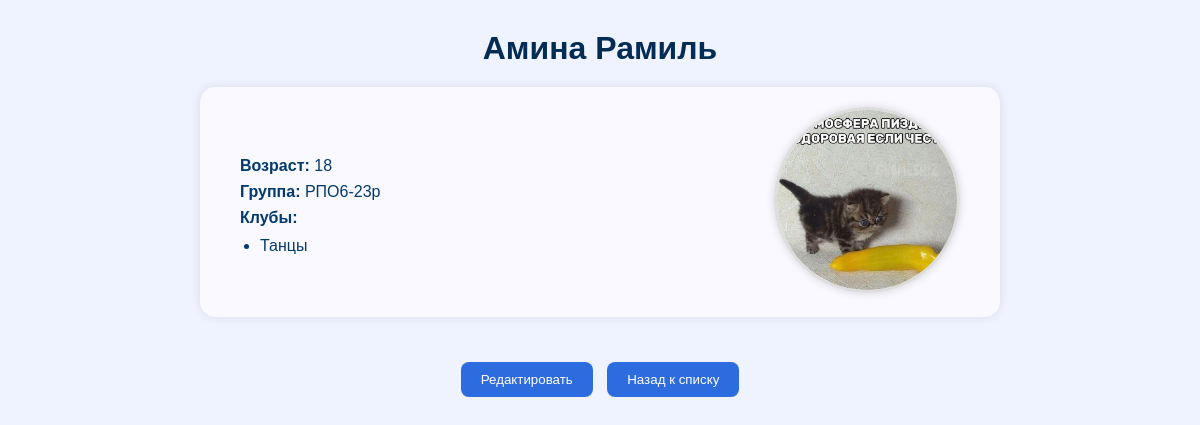
The page /student/2/ (signed in) on the database its author committed.
### students/models.py (models this page shows, shortened)
class Student(models.Model):
    first_name = models.CharField(max_length=100)
    last_name = models.CharField(max_length=100)
    age = models.IntegerField()
    group = models.ForeignKey(Group, on_delete=models.CASCADE, null=True, blank=True)
    clubs = models.ManyToManyField(Club, blank=True)
    photo = models.ImageField(upload_to='students_photos/', blank=True, null=True)

class Group(models.Model):
    name = models.CharField(max_length=100)
    curator = models.CharField(max_length=100)

class Club(models.Model):
    name = models.CharField(max_length=100)

### students/views.py (the view)
# urls.py: path("student/<int:pk>/", views.student_detail, name="student_detail"),
@login_required
def student_detail(request, pk):
    student = get_object_or_404(Student, pk=pk)
    return render(request, "students/detail.html", {"student": student})

### students/templates/students/detail.html (shortened to what this page needs)
{% load static %}
<!DOCTYPE html>
<html lang="ru">
<head>
    <link rel="stylesheet" href="{% static 'students/css/style.css' %}">
</head>
<body>
    <h1>{{ student.first_name }} {{ student.last_name }}</h1>
    <div class="student-container">
        <div class="student-info">
            <p><strong>Возраст:</strong> {{ student.age }}</p>
            <p><strong>Группа:</strong> {{ student.group.name }}</p>
            <p><strong>Клубы:</strong></p>
            <ul>
                {% for club in student.clubs.all %}
                    <li>{{ club.name }}</li>
                {% empty %}
                    <li>Не состоит ни в одном клубе</li>
                {% endfor %}
            </ul>
        </div>
        <div class="student-photo">
            {% if student.photo %}
                <img src="{{ student.photo.url }}" alt="Фото студента">
            {% else %}
                <p><em>Фото отсутствует</em></p>
            {% endif %}
        </div>
    </div>
    <div class="container">
        <a href="{% url 'edit_student' student.id %}"><button>Редактировать</button></a>
        <a href="{% url 'student_list' %}"><button>Назад к списку</button></a>
    </div>
</body>
</html>

### students/static/students/css/style.css (style rules this page uses)
body { font-family: "Segoe UI", Arial, sans-serif; background: linear-gradient(135deg, #e0f7ff, #cce5ff); margin: 0; padding: 40px; color: #03396c; }
h1, h2 { color: #022c54; text-align: center; margin-bottom: 20px; }
a { color: #0077cc; text-decoration: none; font-weight: 500; }
button { background: #4da3ff; color: white; border: none; padding: 8px 14px; border-radius: 6px; cursor: pointer; font-weight: 500; }
p, td { font-size: 15px; }
.container { text-align: center; margin-top: 20px; }

### students/templates/students/detail.html (style rules this page uses)
body { font-family: Arial, sans-serif; background: #eef3ff; margin: 0; padding: 0; }
h1 { text-align: center; margin: 30px 0 20px; }
.student-container { display: flex; align-items: center; justify-content: space-between; width: 60%; margin: 0 auto 40px; background: #f9f9ff; border-radius: 15px; padding: 20px 40px; box-shadow: 0 0 10px rgba(0,0,0,0.1); }
.student-info { flex: 1; text-align: left; }
.student-info p { font-size: 16px; margin: 8px 0; }
.student-photo { flex-shrink: 0; margin-left: 40px; }
.student-photo img { width: 180px; height: 180px; object-fit: cover; border-radius: 50%; border: 3px solid #ddd; box-shadow: 0 0 8px rgba(0,0,0,0.15); }
.container { text-align: center; margin-bottom: 30px; }
button { background-color: #2d6cdf; color: white; border: none; padding: 10px 20px; margin: 5px; border-radius: 8px; cursor: pointer; transition: background 0.2s ease; }
ul { margin: 10px 0 0 20px; padding: 0; }
li { list-style-type: disc; }

### rows shown on the page
Student: first_name "Амина", last_name "Рамиль", age "18", group.name "РПО6-23р", photo (picture)
Club: name "Танцы"
